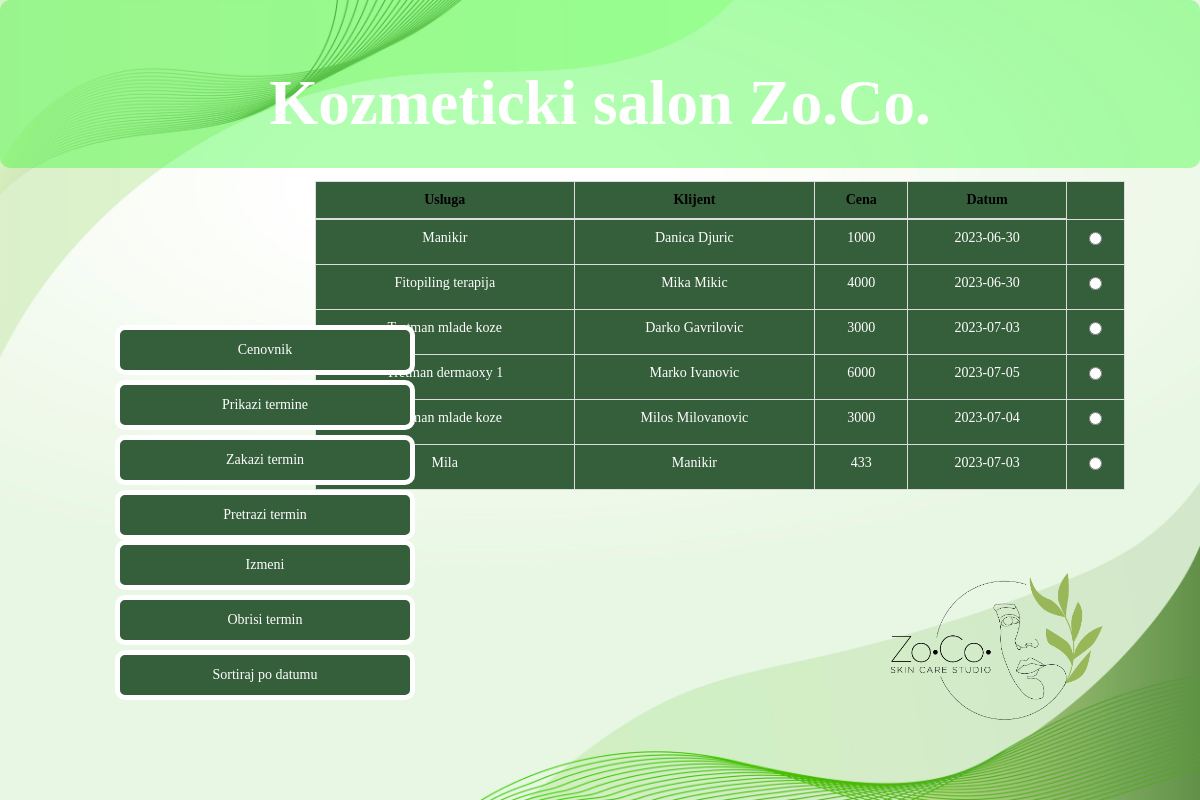
The page /home.php (signed in) on the database its author committed.
### tables this page shows
CREATE TABLE `zakazani_termini` (
  `id` int(11) NOT NULL,
  `usluga` varchar(255) NOT NULL,
  `klijent` varchar(255) NOT NULL,
  `cena` decimal(10,0) NOT NULL,
  `datum` date NOT NULL DEFAULT current_timestamp()
);

### model/termin.php (called while the page is built, shortened)
<?php
class Termin{
    public static function getAll(mysqli $conn){
        $query = "SELECT * FROM zakazani_termini";
        return $conn->query($query);
    }
}
?>

### home.php (the view, shortened to what this page needs)
<?php
require "dbBroker.php";
require "model/termin.php";
$rez = Termin::getAll($conn);
if($rez->num_rows == 0){
    echo "Nema zakazanih termina";
    die();
}
else{
?>
<!DOCTYPE html>
<html lang="en">
<head>
    <link rel="stylesheet" href="https://maxcdn.bootstrapcdn.com/bootstrap/3.4.1/css/bootstrap.min.css">
    <link rel="stylesheet" href="css/home.css">
</head>
<body>
    <div class="jumbotron">
        <div class="container">
            <br>
            <h1 style="font-weight: bold;">Kozmeticki salon Zo.Co.</h1>
        </div>
    </div>
    <img src="img/logo-01.png" alt="logo" class="logo">
    <div class="col-md-4" style="text-align:center; width:70%; position: fixed; top: 42%; left: 60%; transform: translate(-50%, -50%);">
        <div id="pregled">
            <table id="tabela" class="table table-bordered table-dark">
                <thead>
                    <tr>
                        <th scope="col">Usluga</th>
                        <th scope="col">Klijent</th>
                        <th scope="col">Cena</th>
                        <th scope="col">Datum</th>
                    </tr>
                </thead>
                <tbody>
                    <?php
                    while($red=$rez->fetch_array()):
                    ?>
                    <tr>
                        <td><?php echo $red["usluga"] ?></td>
                        <td><?php echo $red["klijent"] ?></td>
                        <td><?php echo $red["cena"] ?></td>
                        <td><?php echo $red["datum"] ?></td>
                        <td>
                        <label class="custom-radio-btn">
                            <input type="radio" name="checked-donut" value=<?php echo $red["id"]?>>
                        </label>
                    </td>
                    </tr>
                    <?php
                    endwhile;
                    }
                ?>
            </table>
        </div>
    </div>
            <div class="col-md-4" style="width:30%; position: fixed; bottom: 100px; left: 100px;">
                <button class="btn btn-block" style="width: 300px; height: 50px;background-color:  #355E3B; border: 5px solid; color: white; border-radius: 1rem;"
                onclick="window.location.href = 'cenovnik.php';">Cenovnik</button>
                <button id="btn" class="btn btn-info btn-block"
                style="width: 300px; height: 50px; background-color: #355E3B ; border: 5px solid; border-radius: 1rem; "  onclick="prikazi()"> Prikazi termine</button>
                <button id="btn-dodaj" type="button" class="btn btn-success btn-block"
                style="width: 300px; height: 50px;background-color: #355E3B ; border: 5px solid; border-radius: 1rem;" data-toggle="modal" data-target="#zakaziModal">Zakazi termin</button>
                <button id="btn-pretraga" class="btn btn-warning btn-block"
                style="width: 300px; height: 50px;background-color:  #355E3B; border: 5px solid; border-radius: 1rem;" > Pretrazi termin</button>
                <button id="btn-izmeni" type="button" class="btn btn-warning btn-block"
                style="width: 300px; height: 50px;background-color: #355E3B ; border: 5px solid; border-radius: 1rem;" data-toggle="modal" data-target="#izmeniModal">Izmeni</button>
                <button id="btn-obrisi" formmethod="post" class="btn btn-danger btn-block"
                style="width: 300px; height: 50px;background-color: #355E3B ; border: 5px solid; border-radius: 1rem;">Obrisi termin</button>
                <button id="btn-sortiraj" class="btn btn-normal btn-block"
                style="width: 300px; height: 50px;background-color:  #355E3B; border: 5px solid; color: white; border-radius: 1rem;" onclick="sortTable()">Sortiraj po datumu</button>
            </div>
</body>
</html>

### css/home.css (style rules this page uses)
* { font-family: Verdana; }
body { background-image: url("../img/homepoz1.jpg"); background-size: 100% 100%; background-repeat: no-repeat; background-attachment: fixed; }
.logo { position: absolute; bottom: 0px; right: 50px; width: 300px; height: 300px; }
.jumbotron { background-color: rgba(0, 255, 0, 0.3); border-radius: 1rem; padding: 2rem; color: white; text-align: center; font-size: 2rem; }
th, td { text-align: center; }
.table thead th { color: black; }
.table { background-color: rgb(53, 94, 59); color:white; }
.col-md-4 { margin-top: 18px; }
.col-md-4 { width: 30%; position: fixed; bottom: 100px; left: 100px; }

### rows shown on the page
zakazani_termini: usluga "Manikir", klijent "Danica Djuric", cena "1000", datum "2023-06-30"
zakazani_termini: usluga "Fitopiling terapija", klijent "Mika Mikic", cena "4000", datum "2023-06-30"
zakazani_termini: usluga "Tretman mlade koze", klijent "Darko Gavrilovic", cena "3000", datum "2023-07-03"
zakazani_termini: usluga "Tretman dermaoxy 1", klijent "Marko Ivanovic", cena "6000", datum "2023-07-05"
zakazani_termini: usluga "Tretman mlade koze", klijent "Milos Milovanovic", cena "3000", datum "2023-07-04"
zakazani_termini: usluga "Mila", klijent "Manikir", cena "433", datum "2023-07-03"
